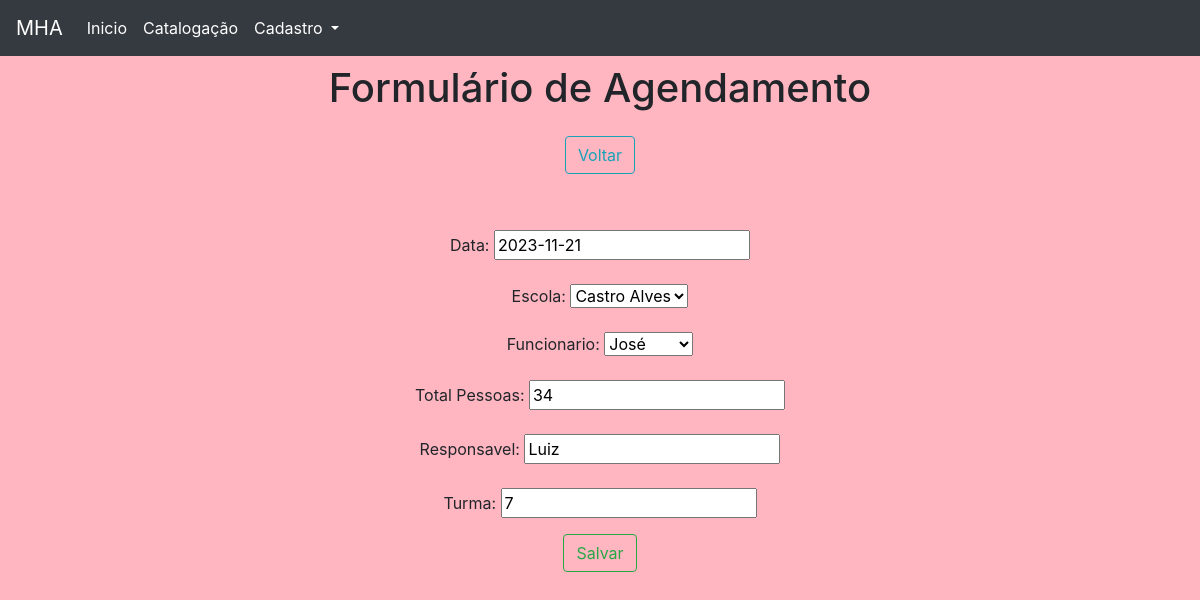
Page /edit/22/ on the committed database.
### cadastro/models.py (models this page shows, shortened)
class AgendaVisita(models.Model):
    data_visita = models.DateField()
    nome_escola = models.ForeignKey('cadastro.Escola', verbose_name='Escola', on_delete=models.CASCADE)
    nome_funcionario = models.ForeignKey('cadastro.Funcionario', verbose_name='Funcionário', on_delete=models.CASCADE)
    qtd_pessoas = models.IntegerField()
    responsavel_agendamento = models.CharField('Responsável', max_length=100)
    turma = models.CharField('Turma', max_length=45)

class Escola(models.Model):
    nome_escola = models.CharField('Escola', max_length=100)
    telefone_escola = models.CharField('Telefone', max_length=9)
    nome_responsavel = models.CharField('Responsavel', max_length=50)
    def __str__(self):
        return self.nome_escola

class Funcionario(models.Model):
    nome_funcionario = models.CharField('Nome', max_length=100)
    cpf = models.CharField('Nome', max_length=14)
    data_nasc = models.DateField()
    def __str__(self):
        return self.nome_funcionario

### cadastro/views.py (the view)
# urls.py: path('edit/<int:pk>/', views.edit, name='edit'),
def edit(request, pk):
    data = {}
    data['db'] = AgendaVisita.objects.get(pk=pk)
    data['form'] = AgendaVisitaForm(instance=data['db'])
    return render(request, 'form.html', data)

### cadastro/forms.py
class AgendaVisitaForm(ModelForm):
    class Meta:
        model = AgendaVisita
        fields = ['data_visita', 'qtd_pessoas', 'responsavel_agendamento', 'turma', 'nome_escola', 'nome_funcionario']

### cadastro/templates/form.html (shortened to what this page needs)
<!DOCTYPE html>
<html lang="pt-br">
<head>
    <link rel="stylesheet" href="https://stackpath.bootstrapcdn.com/bootstrap/4.1.3/css/bootstrap.min.css">
</head>
<body>
<nav class="navbar navbar-expand-lg navbar-dark bg-dark">
  <a class="navbar-brand" href="#">MHA</a>
  <div class="collapse navbar-collapse" id="navbarNavDropdown">
    <ul class="navbar-nav">
      <li class="nav-item active">
        <a class="nav-link" href="/">Inicio</a>
      </li>
      <li class="nav-item active">
        <a class="nav-link" href="/catalogacao/">Catalogação</a>
      </li>
        <li class="nav-item dropdown active">
        <a class="nav-link dropdown-toggle" href="#" id="navbarDropdownMenuLink" data-toggle="dropdown" aria-haspopup="true" aria-expanded="false">
          Cadastro
        </a>
      </li>
    </ul>
  </div>
</nav>
<div class="col-8 m-auto pt-2 pb-2 text-center">
        <h1> Formulário de Agendamento </h1>
    </div>
<div class="col-8 m-auto pt-2 pb-2 text-center">
        <a href="/cadastrovisitas" class="btn btn-outline-info"> Voltar </a>
    </div>
<div class="col-8 m-auto pt-4 pb-2 text-center">
        <form name="form" id="form" action="{% if db %}/update/{{db.id}}/{% else %}/create/{% endif %}" method="post">
        <div class="form-group mt-4">Data: {{form.data_visita}}</div>
        <div class="form-group mt-4">Escola: {{form.nome_escola}}</div>
        <div class="form-group mt-4">Funcionario: {{form.nome_funcionario}}</div>
        <div class="form-group mt-4">Total Pessoas: {{form.qtd_pessoas}}</div>
        <div class="form-group mt-4">Responsavel: {{form.responsavel_agendamento}}</div>
        <div class="form-group mt-4">Turma: {{form.turma}}</div>
            <input type="submit" class="btn btn-outline-success" value="Salvar">
        </form>
    </div>
</body>
</html>

### cadastro/templates/form.html (style rules this page uses)
body { background-color: #FFB6C1 }

### rows in the picture
AgendaVisita: data_visita "2023-11-21", qtd_pessoas "34", responsavel_agendamento "Luiz", turma "7"
Escola: nome_escola "Castro Alves"
Funcionario: nome_funcionario "José"
